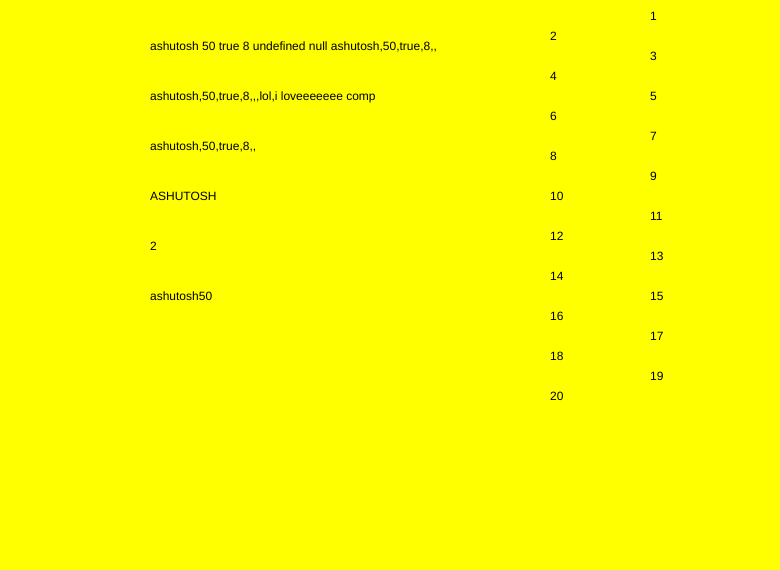
Frame 1 (no input)
Frame 60 (no input): identical to frame 1, image omitted
Frame 120 (the mouse pressed at the canvas centre since frame 60): identical to frame 1, image omitted

The p5.js sketch that drew this single still picture (run headless with seeded random() and noise() and a simulated clock; from frame 60 on, the mouse is pressed at the canvas centre):

// p5.js sketch
// ── sketch.js
var m= "ashutosh"
var a = 50
var b = true 
var c = m.length
var d 
var e = null
var f = [m,a,b,c,d,e]
var j = ["lol","i loveeeeeee comp"]
function preload(){

}

function setup(){
  canvas = createCanvas(displayWidth - 20, displayHeight-30);
 
}


function draw(){
  background("yellow")
  text(m+" "+ a+ " "+b+" "+c+" "+d+" "+e+" "+f,150,50)
  f.push(j)
  text(f,150,100)
  f.pop()
  text(f,150,150)
  text (m.toUpperCase(),150,200)
  text (parseInt("2"),150,250)
  console.log(parseInt("ash"))
  text(m+a,150,300)
kill()
}
function kill(){
for(var i=1;i<21;i++){
  if(i%2===0){
  text(i,550,20*i )
  }
  else{
    text(i,650,20*i )
  }
}


}
